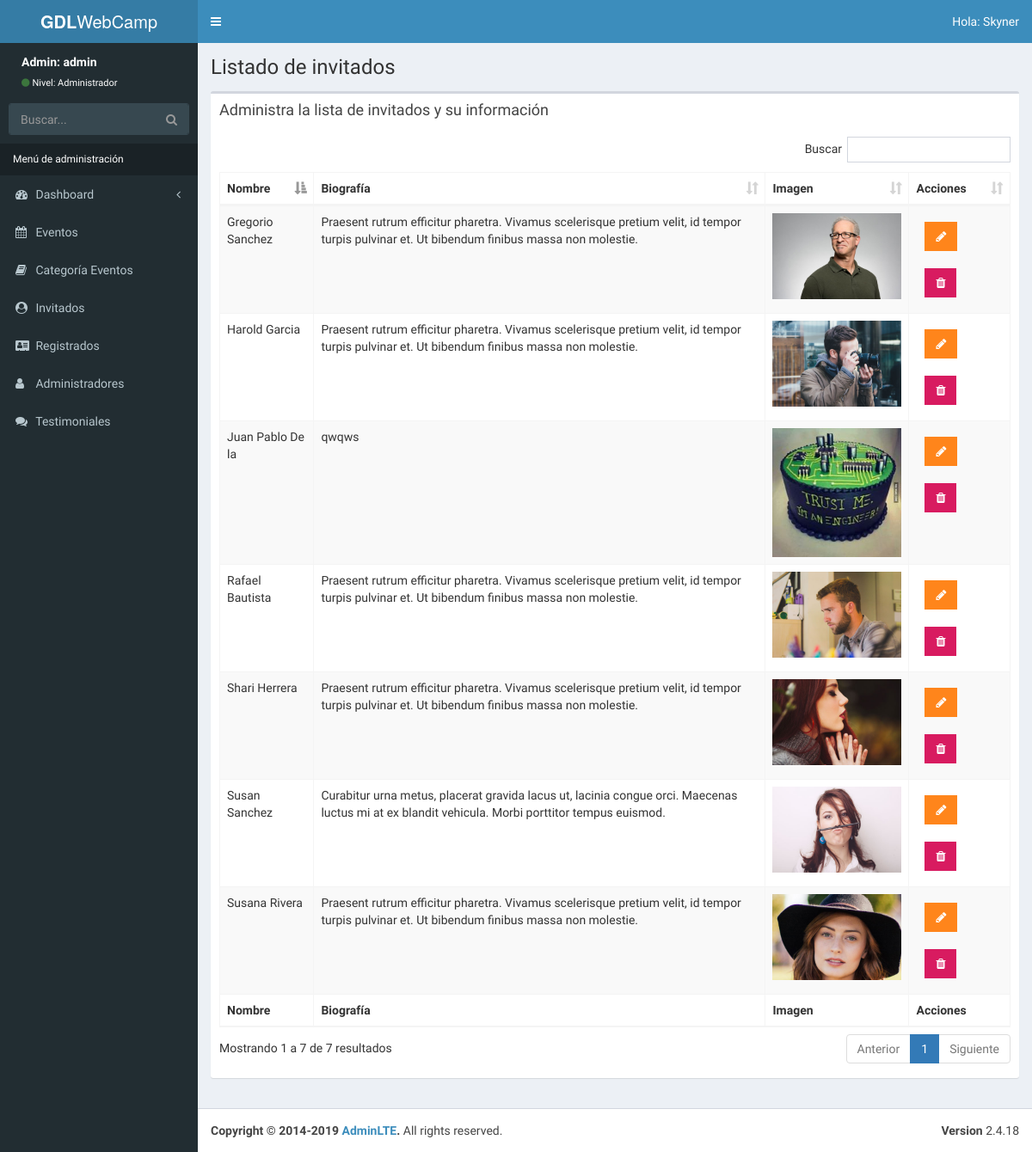
The app's page /admin/lista-invitados.php (signed in) with its own data.
### tables this page shows
CREATE TABLE `invitados` (
  `invitado_id` tinyint(4) NOT NULL,
  `nombre_invitado` varchar(30) NOT NULL,
  `apellido_invitado` varchar(30) NOT NULL,
  `descripcion` text NOT NULL,
  `url_imagen` varchar(50) NOT NULL,
  `editado` datetime DEFAULT CURRENT_TIMESTAMP
);

### admin/lista-invitados.php (the view, shortened to what this page needs)
<?php
include_once 'funciones/funciones.php';
include_once 'templates/header.php';
include_once 'templates/barra.php';
include_once 'templates/navegacion.php';
?>
  <div class="content-wrapper">
    <section class="content-header">
      <h1>
        Listado de invitados
      </h1>
    </section>
<section class="content">
      <div class="row">
        <div class="col-xs-12">
          <div class="box">
            <div class="box-header">
              <h3 class="box-title">Administra la lista de invitados y su información</h3>
            </div>
            <div class="box-body">
              <table id="registros" class="table table-bordered table-striped">
                <thead>
                <tr>
                  <th>Nombre</th>
                  <th>Biografía</th>
                  <th>Imagen</th>
                  <th>Acciones</th>
                </tr>
                </thead>
                <tbody>
                <?php
                   try {
                     $sql = "SELECT * FROM invitados";
                     $resultado = $conn->query($sql);
                   } catch (Exception $e) {
                     $error = $e->getMessage();
                     echo $error;
                   }
                   while ($invitado = $resultado->fetch_assoc()) { ?>
                     <tr>
                      <td><?php echo $invitado['nombre_invitado'] . " " . $invitado['apellido_invitado'] ; ?></td>
                      <td> <?php echo $invitado['descripcion']; ?></td>
                      <td><img src="../img/invitados/<?php echo $invitado['url_imagen']; ?>" width="150"></td>
                      <td>
                        <a href="editar-invitado.php?id=<?php echo $invitado['invitado_id']; ?>" class="btn bg-orange btn-flat margin">
                          <i class="fa fa-pencil"></i>
                        </a>
                        <a href="#" data-id="<?php echo $invitado['invitado_id']; ?>" data-tipo="invitado" class="btn bg-maroon btn-flat margin borrar_registro">
                          <i class="fa fa-trash"></i>
                        </a>
                      </td>
                     </tr>
                <?php   }  ?>
                </tbody>
                <tfoot>
                <tr>
                   <th>Nombre</th>
                  <th>Biografía</th>
                  <th>Imagen</th>
                  <th>Acciones</th>
                </tr>
                </tfoot>
              </table>
            </div>
          </div>
        </div>
      </div>
    </section>
   </div>
  <?php
include_once 'templates/footer.php'; ?>

### admin/templates/header.php (shortened to what this page needs)
<!DOCTYPE html>
<html>
<head>
  <link rel="stylesheet" href="bower_components/bootstrap/dist/css/bootstrap.min.css">
  <link rel="stylesheet" href="bower_components/font-awesome/css/font-awesome.min.css">
  <link rel="stylesheet" href="bower_components/Ionicons/css/ionicons.min.css">
  <link rel="stylesheet" href="dist/css/AdminLTE.min.css">
    <link rel="stylesheet" href="css/bootstrap-datepicker.min.css">
  <link rel="stylesheet" href="css/select2.min.css">
  <link rel="stylesheet" href="css/bootstrap-timepicker.min.css">
   <link rel="stylesheet" href="css/icheck/all.css">
  <link rel="stylesheet" href="css/morris.css">
  <link rel="stylesheet" href="dist/css/skins/_all-skins.min.css">
  <link rel="stylesheet" href="css/admin.css">
  <link rel="stylesheet" href="css/sweetalert2.min.css">
  <link rel="stylesheet" href="css/dataTables.bootstrap.min.css">
  <link rel="stylesheet" href="css/fontawesome-iconpicker.min.css">
</head>

### admin/templates/barra.php (shortened to what this page needs)
<body class="hold-transition skin-blue sidebar-mini">
<div class="wrapper">
<header class="main-header">
    <a href="../index.php" class="logo">
      <span class="logo-lg"><b>GDL</b>WebCamp</span>
    </a>
    <nav class="navbar navbar-static-top">
      <a href="#" class="sidebar-toggle" data-toggle="push-menu" role="button">
      </a>
      <div class="navbar-custom-menu">
        <ul class="nav navbar-nav">
          <li class="dropdown user user-menu">
            <a href="#" class="dropdown-toggle" data-toggle="dropdown">
              <span class="hidden-xs">Hola: <?php echo $_SESSION['nombre']; ?></span>
            </a>
          </li>
        </ul>
      </div>
    </nav>
  </header>

### admin/templates/navegacion.php (shortened to what this page needs)
<aside class="main-sidebar">
  <section class="sidebar">
    <div class="user-panel">
      <div class=" info">
        <p>Admin: <?php echo $_SESSION['usuario']; ?></p>
        <a href="#"><i class="fa fa-circle text-success"></i>Nivel: Administrador</a>
      </div>
    </div>
    <form action="#" method="get" class="sidebar-form">
      <div class="input-group">
        <input type="text" name="q" class="form-control" placeholder="Buscar...">
        <span class="input-group-btn">
              <button type="submit" name="search" id="search-btn" class="btn btn-flat"><i class="fa fa-search"></i>
              </button>
            </span>
      </div>
    </form>
    <ul class="sidebar-menu" data-widget="tree">
      <li class="header">Menú de administración</li>
      <li class="treeview">
        <a href="#">
          <i class="fa fa-dashboard"></i> <span>Dashboard</span>
          <span class="pull-right-container">
            <i class="fa fa-angle-left pull-right"></i>
          </span>
        </a>
      </li>
      <li class="treeview">
        <a href="#">
          <i class="fa fa-calendar"></i>
          <span>Eventos</span>
        </a>
      </li>
      <li class="treeview">
        <a href="#">
          <i class="fa fa-book" aria-hidden="true"></i>
          <span>Categoría Eventos</span>
        </a>
      </li>
      <li class="treeview">
        <a href="#">
          <i class="fa fa-user-circle" aria-hidden="true"></i>
          <span>Invitados</span>
        </a>
      </li>
      <li class="treeview">
        <a href="#">
          <i class="fa fa-address-card" aria-hidden="true"></i>
          <span>Registrados</span>
        </a>
      </li>
      <?php if ($_SESSION['nivel'] == 1): ?>
      <li class="treeview">
        <a href="#">
          <i class="fa fa-user" aria-hidden="true"></i>
          <span>Administradores</span>
        </a>
      </li>
      <?php endif; ?>
      <li class="treeview">
        <a href="#">
          <i class="fa fa-comments" aria-hidden="true"></i>
          <span>Testimoniales</span>
        </a>
      </li>
    </ul>
  </section>
</aside>

### admin/templates/footer.php (shortened to what this page needs)
<footer class="main-footer">
    <div class="pull-right hidden-xs">
      <b>Version</b> 2.4.18
    </div>
    <strong>Copyright &copy; 2014-2019 <a href="https://adminlte.io">AdminLTE</a>.</strong> All rights
    reserved.
  </footer>
  </div>
</body>
</html>

### admin/css/admin.css (style rules this page uses)
.user-panel { height: 60px; }
.user-panel>.info { position: relative; left: auto; }
.skin-blue .sidebar-menu>li.header { color: white; }

### records on screen
invitados: nombre_invitado "Rafael", apellido_invitado "Bautista", descripcion "Praesent rutrum efficitur pharetra. Vivamus scelerisque pretium velit, id tempor turpis pulvinar et. Ut bibendum finibus massa non molestie.", url_imagen (picture)
invitados: nombre_invitado "Shari", apellido_invitado "Herrera", descripcion "Praesent rutrum efficitur pharetra. Vivamus scelerisque pretium velit, id tempor turpis pulvinar et. Ut bibendum finibus massa non molestie.", url_imagen (picture)
invitados: nombre_invitado "Gregorio", apellido_invitado "Sanchez", descripcion "Praesent rutrum efficitur pharetra. Vivamus scelerisque pretium velit, id tempor turpis pulvinar et. Ut bibendum finibus massa non molestie.", url_imagen (picture)
invitados: nombre_invitado "Susana", apellido_invitado "Rivera", descripcion "Praesent rutrum efficitur pharetra. Vivamus scelerisque pretium velit, id tempor turpis pulvinar et. Ut bibendum finibus massa non molestie.", url_imagen (picture)
invitados: nombre_invitado "Harold", apellido_invitado "Garcia", descripcion "Praesent rutrum efficitur pharetra. Vivamus scelerisque pretium velit, id tempor turpis pulvinar et. Ut bibendum finibus massa non molestie.", url_imagen (picture)
invitados: nombre_invitado "Susan", apellido_invitado "Sanchez", descripcion "Curabitur urna metus, placerat gravida lacus ut, lacinia congue orci. Maecenas luctus mi at ex blandit vehicula. Morbi porttitor tempus euismod.", url_imagen (picture)
invitados: nombre_invitado "Juan Pablo", apellido_invitado "De la", descripcion "qwqws", url_imagen (picture)

### other values on screen
$_SESSION['nombre'] "Skyner"
$_SESSION['usuario'] "admin"
